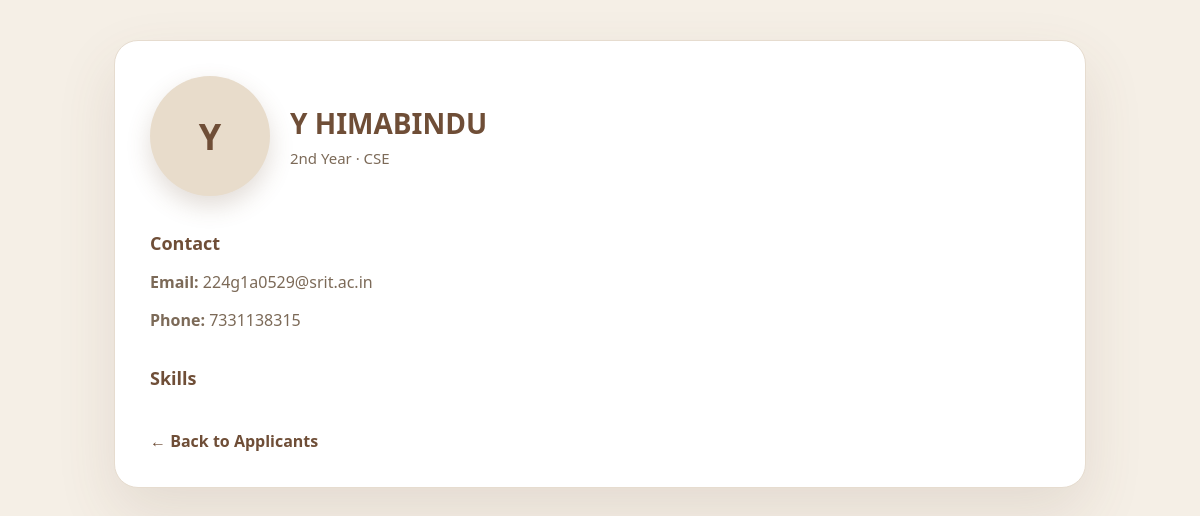
Page /organization/volunteer/3/profile/ (signed in) on the committed database.
### app1/models.py (models this page shows, shortened)
class VolunteerProfile(models.Model):
    user = models.OneToOneField(User, on_delete=models.CASCADE)
    full_name = models.CharField(max_length=100)
    phone = models.CharField(max_length=15)
    student_id = models.CharField(max_length=20)
    department = models.CharField(max_length=20, default="", blank=True)
    year = models.CharField(max_length=20)
    skills = models.TextField(blank=True)
    photo = models.ImageField(upload_to="profiles/", blank=True, null=True)
    cover_photo = models.ImageField(upload_to="covers/", blank=True, null=True)
    rating = models.FloatField(default=0)
    attendance = models.IntegerField(default=0)
    GENDER_CHOICES = (
        ("MALE", "Male"),
        ("FEMALE", "Female"),
        ("OTHER", "Other"),
    )
    gender = models.CharField(
        max_length=10,
        choices=GENDER_CHOICES,
        blank=True
    )

class User(AbstractUser):
    ROLE_CHOICES = (
        ('ADMIN', 'Admin'),
        ('VOLUNTEER', 'Volunteer'),
        ('ORGANIZATION', 'Organization'),
    )
    role = models.CharField(max_length=20, choices=ROLE_CHOICES)

### app1/views.py (the view)
# urls.py: path('organization/volunteer/<int:volunteer_id>/profile/', views.org_view_volunteer_profile, name='org_view_volunteer_profile'),
@login_required
def org_view_volunteer_profile(request, volunteer_id):
    if request.user.role != "ORGANIZATION":
        return redirect("login")
    volunteer = get_object_or_404(
        VolunteerProfile,
        id=volunteer_id
    )
    return render(
        request,
        "organization/volunteer_profile_view.html",
        {
            "volunteer": volunteer
        }
    )

### app1/templates/organization/volunteer_profile_view.html (shortened to what this page needs)
<!DOCTYPE html>
<html lang="en">
<head>
</head>
<body>
<div class="card">
    <div class="header">
        <div class="avatar">
            {{ volunteer.full_name|slice:":1" }}
        </div>
        <div>
            <div class="name">{{ volunteer.full_name }}</div>
            <div class="meta">
                {{ volunteer.year }} · {{ volunteer.department }}
            </div>
        </div>
    </div>
    <div class="section">
        <h3>Contact</h3>
        <p><b>Email:</b> {{ volunteer.user.email }}</p>
        <p><b>Phone:</b> {{ volunteer.phone }}</p>
    </div>
    <div class="section">
        <h3>Skills</h3>
    </div>
    <a href="javascript:history.back()" class="back">← Back to Applicants</a>
</div>
</body>
</html>

### app1/templates/organization/volunteer_profile_view.html (style rules this page uses)
body { background:#f5efe6; font-family:'Poppins',system-ui,sans-serif; margin:0; padding:40px; color:#3e2c23; }
.card { max-width:900px; margin:auto; background:white; border-radius:24px; padding:35px; border:1px solid #e6dccf; box-shadow:0 25px 60px rgba(111,78,55,.12); }
.header { display:flex; align-items:center; gap:20px; }
.avatar { width:120px; height:120px; border-radius:50%; background:#e8dccb; display:flex; align-items:center; justify-content:center; font-size:36px; font-weight:700; color:#6f4e37; box-shadow:0 10px 25px rgba(111,78,55,.2); }
.name { font-size:28px; font-weight:700; color:#6f4e37; }
.meta { color:#7c6a58; margin-top:6px; font-size:15px; }
.section { margin-top:35px; }
.section h3 { margin-bottom:10px; color:#6f4e37; font-size:18px; }
.section p { color:#7c6a58; }
.back { display:inline-block; margin-top:30px; text-decoration:none; color:#6f4e37; font-weight:600; transition:0.3s; }

### rows in the picture
VolunteerProfile: full_name "Y", full_name "Y HIMABINDU", year "2nd Year", department "CSE", user.email "224g1a0529@srit.ac.in", phone "7331138315"
